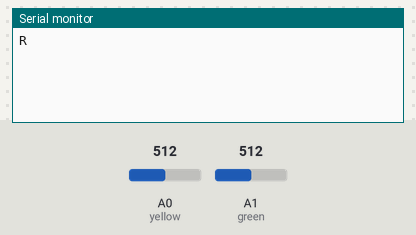
Bench run of a sketch on a simulated Arduino Uno, built with avr-gcc and run on an emulated ATmega328P. On the bench: the last lines printed to the serial monitor. The test bench sets the inputs (shaded band); at power-on: A1 (green) = 512, A0 (yellow) = 512.

Above: at 1.3 s.
1.4 s: A1 (green) set to 490
At 2.6 s:
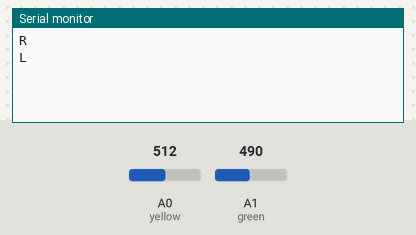
3.0 s: A0 (yellow) set to 490
At 3.8 s:
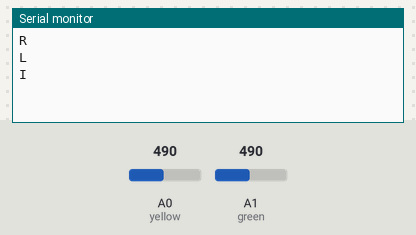

The sketch:

code_for_handlebars_controller.ino
```cpp
const int yellow = A0; //colour of wire connected to analog input (LEFT turn)
const int green = A1; //colour of wire connected to analog input (RIGHT turn)
int greenval; //analog reading for green wire (A1)
int yellowval;//analog reading for yellow wire (A1)

char current = 'I';
char switcher = 'I'; //default IDLE animation

void setup() {
Serial.begin(38400);

}

void loop() {
  //read switch
  greenval = analogRead(green);
  yellowval = analogRead(yellow);
  if (greenval > 500) {
    switcher = 'R';
  } else if (yellowval > 500) {
    switcher = 'L';
  } else {
    switcher = 'I';
  }
  //only transmit a signal if it has changed (saves power)
  if (current != switcher) {
    current = switcher;
    Serial.println(switcher);
  }
  delay(500);
}
```

Measured:
- after the input at 1.4 s, the serial monitor: prints a new line after 0.10 s (image 1)
- after the input at 3.0 s, the serial monitor: prints a new line at once (image 2)
